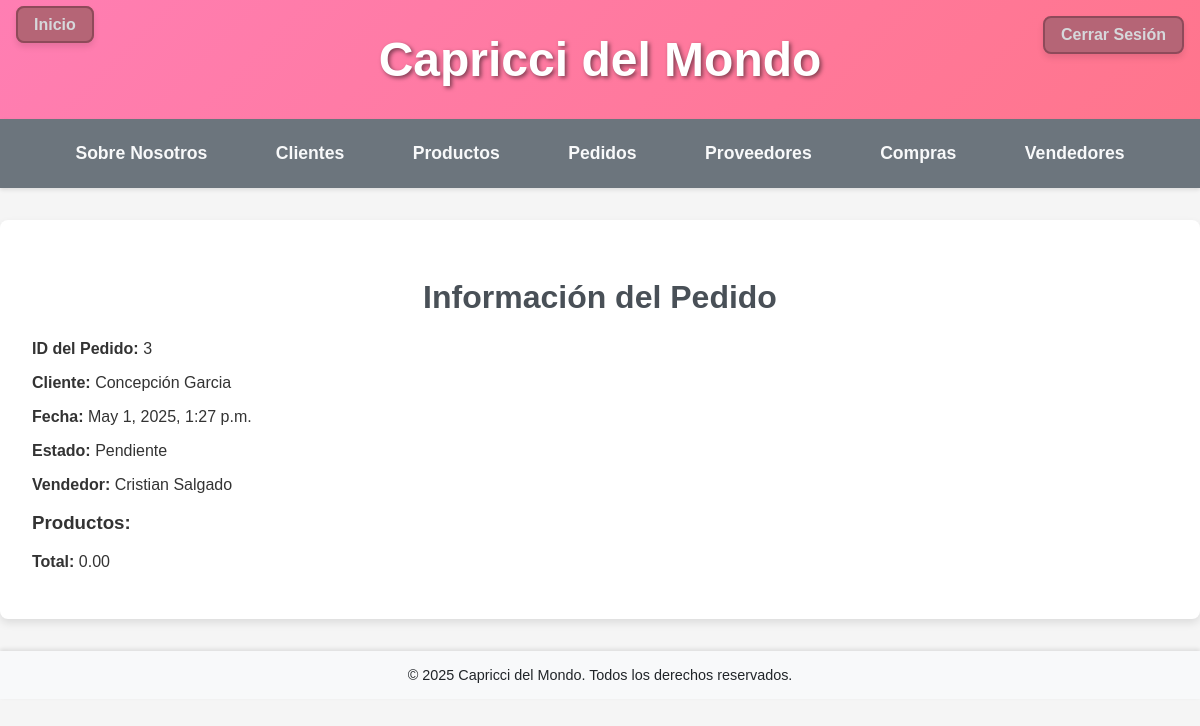
The app's page /pedidos/3/ (signed in) with its own data.
### externo/models.py (models this page shows, shortened)
class Pedido(models.Model):
    cliente = models.ForeignKey(Cliente, on_delete=models.CASCADE)
    vendedor = models.ForeignKey("interno.Vendedor", on_delete=models.CASCADE)
    estado = models.CharField(max_length=20, choices=[('Pendiente', 'Pendiente'), ('Completado', 'Completado')])
    fecha = models.DateTimeField(auto_now_add=True)
    total = models.DecimalField(max_digits=10, decimal_places=2, default=0)

class Cliente(models.Model):
    nombre = models.CharField(max_length=100)
    apellido = models.CharField(max_length=100)
    email = models.EmailField()
    telefono = models.CharField(max_length=15)
    code = models.CharField(max_length=32, default=generate_code, editable=False, unique=True, db_index=True)

### interno/models.py (models this page shows, shortened)
class Vendedor(models.Model):
    nombre = models.CharField(max_length=100)
    apellido = models.CharField(max_length=100)
    email = models.EmailField()
    telefono = models.CharField(max_length=15)
    code = models.CharField(max_length=32, default=generate_code, editable=False, unique=True, db_index=True)

### externo/views.py (the view)
# urls.py: path("pedidos/<int:pedido_id>/", detalle_pedido, name="detalle_pedido"),
def detalle_pedido(request, pedido_id):
    pedido = get_object_or_404(Pedido, id=pedido_id)
    context = {"pedido": pedido}
    return render(request, "externo/detalle_pedido.html", context)

### externo/templates/externo/detalle_pedido.html (shortened to what this page needs)
{% extends 'externo/base.html' %}
{% block contenido %}
<div class="container">
    <h2>Información del Pedido</h2>
    <p><strong>ID del Pedido:</strong> {{ pedido.id }}</p>
    <p><strong>Cliente:</strong> {{ pedido.cliente.nombre }} {{ pedido.cliente.apellido }}</p>
    <p><strong>Fecha:</strong> {{ pedido.fecha }}</p>
    <p><strong>Estado:</strong> {{ pedido.estado }}</p>
    <p><strong>Vendedor:</strong> {{ pedido.vendedor.nombre }} {{ pedido.vendedor.apellido }}</p>
    <h3>Productos:</h3>
    <p><strong>Total:</strong> {{ pedido.total }}</p>
</div>
{% endblock %}

### externo/templates/externo/base.html (style rules this page uses)
body { font-family: 'Poppins', sans-serif; background-color: #f5f5f5; color: #333; margin: 0; padding: 0; }
.container { max-width: 1200px; margin: 2rem auto; padding: 2rem; background-color: #fff; border-radius: 8px; box-shadow: 0 4px 8px rgba(0, 0, 0, 0.1); }
.container h2 { font-size: 2rem; margin-bottom: 1.5rem; color: #495057; text-align: center; }

### records on screen
Pedido: id "3", cliente.nombre "Concepción", cliente.apellido "Garcia", fecha "May 1, 2025, 1:27 p.m.", estado "Pendiente", vendedor.nombre "Cristian", vendedor.apellido "Salgado", total "0.00"
